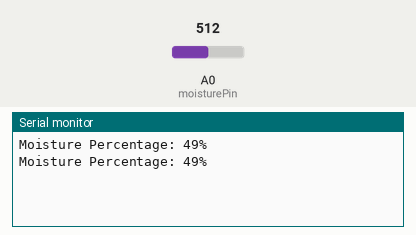
This sketch was run on a simulated Arduino Uno, built with avr-gcc and run on an emulated ATmega328P. On the bench: the last lines printed to the serial monitor. The test bench sets the inputs (shaded band); at power-on: A0 (moisturePin) = 512.

Above: at 1.8 s.
1.9 s: A0 (moisturePin) set to 716
At 2.4 s:
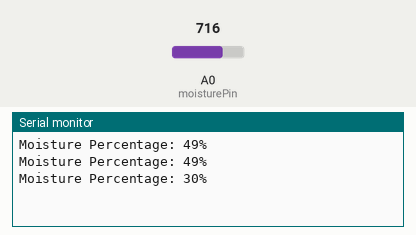
3.4 s: A0 (moisturePin) set to 900
At 4.8 s:
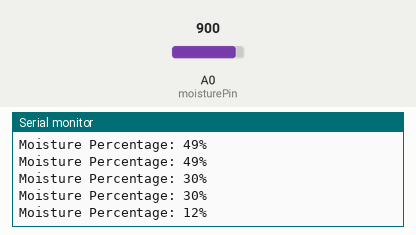
Timing chart, 0 to 6.4 s (numbered marks = the images above; inputs shaded):
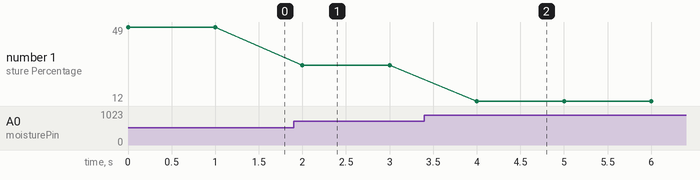

Measured:
- after the input at 1.9 s, the serial monitor: prints a new line after 0.10 s (image 1)
- after the input at 3.4 s, the serial monitor: prints a new line after 0.60 s (image 2)
- plotted number 1: 49 → 30 after the input at 1.9 s, 30 → 12 after the input at 3.4 s

The sketch:

Moisture_Sensor.ino
```cpp
const int moisturePin = A0; // Analog pin connected to the moisture sensor

void setup() {
  Serial.begin(9600);
}

void loop() {
  int moistureValue = analogRead(moisturePin);

  // Convert the analog reading to a moisture percentage (adjust the values based on your sensor)
  int moisturePercentage = map(moistureValue, 1023, 0, 0, 100);

  Serial.print("Moisture Percentage: ");
  Serial.print(moisturePercentage);
  Serial.println("%");

  delay(1000); // Delay for a moment before the next reading.
}
```
